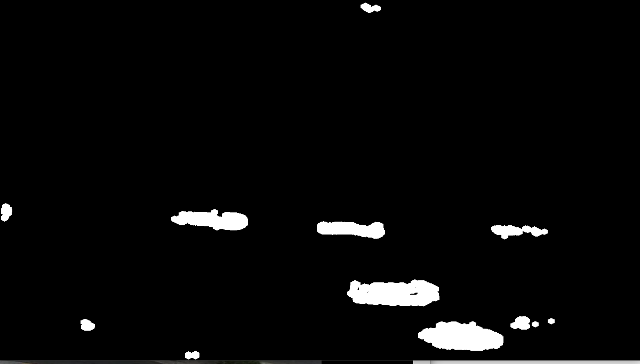
#> input picture detector_flujo_urbano/notebooks/imagenes/autos.PNG, 640 x 364 px
$ jupyter execute Tema_3.ipynb
#> lines starting #> are read from the running program, lines starting #| are printed output that depends on the picture; after the words box and inside, x2 and y2 are one past the last pixel; in counts of white or black regions, pixels touching at a corner belong together
# Tema 3: Detectar vehículos

Con el fondo eliminado, ahora se puede aplicar un contador sobre las siluetas.

Se importan las bilbiotecas.

[cell 1]
import matplotlib.pyplot as plt
import cv2

## Detectar siluetas

La detección de siluetas se debe realizar sobre una imagen como esta:

[cell 2]
img = cv2.imread('imagenes/autos.PNG',cv2.IMREAD_GRAYSCALE)
#> img: shape (364, 640); min 0, max 255, mean 8.6
plt.imshow(img)

OpenCv cuenta con una función llamada `findContours` que arroja una serie de listas que permiten localizar los objetos dentro de la imagen.

[cell 3]
contours, hierarchy = cv2.findContours(img, cv2.RETR_EXTERNAL, cv2.CHAIN_APPROX_TC89_L1)
#> contours = 12 contours; largest, box (x1, y1, x2, y2) and area: (0, 350, 640, 364) 2102, (347, 280, 440, 307) 1928, (418, 321, 504, 351) 1820, (172, 209, 248, 231) 1068, (317, 221, 385, 239) 850

La lista `contours` contiene los datos de las siluetas. Al parecer, existen doce contornos detectados en la imagen superior.

[cell 4]
len(contours)
#> Out = 12

Se importa la imagen original para poder dibujar la detección de objetos.

[cell 5]
img_or = cv2.imread('imagenes/autos.PNG')
#> img_or is the input picture: shape (364, 640, 3); mean B, G, R 8.6, 8.6, 8.6
img_or = cv2.cvtColor(img,cv2.cv2.COLOR_BGR2RGB)
plt.imshow(img_or)

A pesar de ser una imagen en blanco y negro, puede verse que se importó con tres canales para el color.

[cell 6]
img_or.shape
#> Out = (364, 640, 3)

Los datos devueltos por la función `findContours` pueden ser utilizados para dibujar rectángulos con facilidad gracias a otra función de OpenCv llamada `boundingRect`.

[cell 7]
rectangulos = []
for cn in contours:
    #se obtienen rectágulos
    (x, y, w, h) = cv2.boundingRect(cn)
    #dibuja un rectángulo
    cv2.rectangle(img_or, (x,y), (x+w,y+h), (0, 128, 0), 3)
    rectangulos.append((x, y, w, h))
#> this loop made 12 passes
#> (x, y, w, h) on passes 1 to 12: (0, 350, 640, 14), (531, 321, 8, 7), (418, 321, 86, 30), (80, 319, 15, 12), (547, 318, 8, 7), (510, 316, 20, 14), (347, 280, 93, 27), (491, 225, 57, 15), (317, 221, 68, 18), (172, 209, 76, 22), (1, 203, 12, 19), (360, 2, 21, 11)
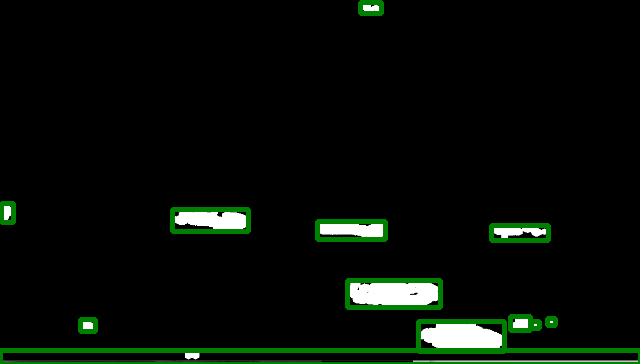
#> img_or: shape (364, 640, 3); mean R, G, B 7, 12.7, 7
#> after the loop, rectangulos = [(0, 350, 640, 14), (531, 321, 8, 7), (418, 321, 86, 30), (80, 319, 15, 12), (547, 318, 8, 7), (510, 316, 20, 14), (347, 280, 93, 27), (491, 225, 57, 15), (317, 221, 68, 18), (172, 209, 76, 22), (1, 203, 12, 19), (360, 2, 21, 11)]

Se puede ver la detección de vehículos sobre la imagen original.

[cell 8]
plt.figure(figsize=(10,10))
plt.imshow(img_or)

Esta detección básica de objetos se utiliza en la función [detect_vehicles](../funciones/detect_vehicles.py) combinada con un filtro de acuerdo al tamaño.

## Clasificar los vehículos

Se utiliza la altura y el ancho para clasificar los rectángulos entre vehículos pesados y ligeros.

[cell 9]
rectangulos[0]
#> Out = (0, 350, 640, 14)

Hay que tomar en cuenta que cada rectángulo cuenta con la información `w`,`h` en la posición 2 y 3 de la tupla.

[cell 10]
pesados = []
for rectangulo in rectangulos:
    if(rectangulo[2]>=50 and rectangulo[3]>=20):
        pesados.append(rectangulo)
#> this loop made 12 passes
#> after the loop, pesados = [(418, 321, 86, 30), (347, 280, 93, 27), (172, 209, 76, 22)]

Se consiguen los vehículos pesados y se dibujan los rectángulos en la imagen original para diferenciar.

[cell 11]
for pesado in pesados:
    #se obtienen rectágulos
    (x, y, w, h) = pesado
    #dibuja un rectángulo
    cv2.rectangle(img_or, (x,y), (x+w,y+h), (255, 0, 0), 3)
    rectangulos.append((x, y, w, h))
#> this loop made 3 passes
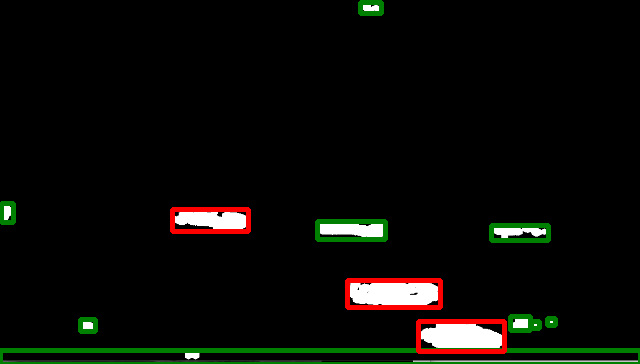
#> img_or: shape (364, 640, 3); 1.42% of pixels changed, all inside (x1, y1, x2, y2) = (170, 207, 507, 354)
#> after the loop, rectangulos = 15 items, first 6: (0, 350, 640, 14), (531, 321, 8, 7), (418, 321, 86, 30), (80, 319, 15, 12), (547, 318, 8, 7), (510, 316, 20, 14)
